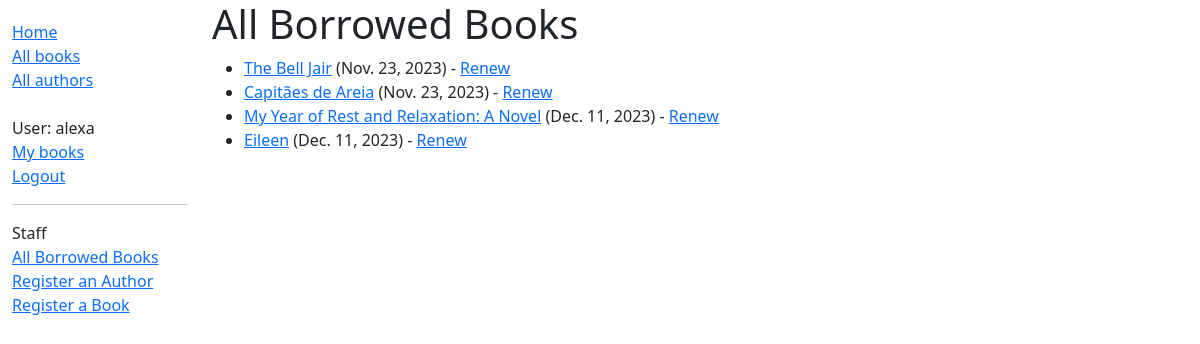
Page /allbooks/ (signed in) on the earlier database version.
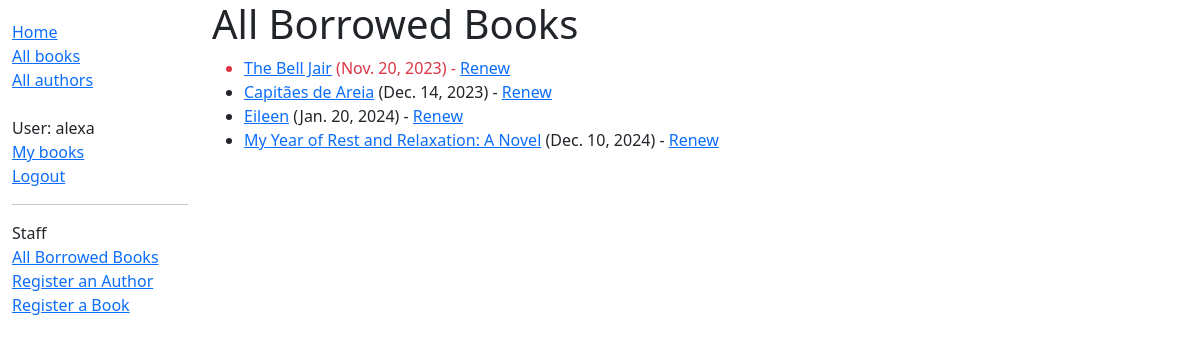
Same page on the later database version.
### catalog/models.py (models this page shows, shortened)
class BookInstance(models.Model):
    id = models.UUIDField(primary_key=True, default=uuid.uuid4, help_text='Unique ID for this particular book across whole library')
    book = models.ForeignKey('Book', on_delete=models.RESTRICT,
    null=True)
    imprint = models.CharField(max_length=200)
    due_back = models.DateField(null=True, blank=True)
    borrower = models.ForeignKey(User, on_delete=models.SET_NULL, null=True, blank=True)
    LOAN_STATUS = (
        ('m', 'Maintence'),
        ('o', 'On loan'),
        ('a', 'Avaiable'),
        ('r', 'Reserved'),
    )
    status = models.CharField(
        max_length=1,
        choices=LOAN_STATUS,
        blank=True,
        default='m',
        help_text='Book availability',
    )
    class Meta:
        ordering=['due_back']
        permissions = (("can_mark_returned", "Set book as returned"),)
    def is_overdue(self):
        return bool(self.due_back and date.today() > self.due_back)

class Book(models.Model):
    title = models.CharField(max_length=200)
    author = models.ForeignKey('Author', on_delete=models.RESTRICT, null=True)
    summary = models.TextField(max_length=1000, help_text="Enter a brief description of the book")
    isbn = models.CharField('ISBN', max_length=13, help_text="13 Character <a href='https://www.isbn-international.org/content/what-isbn'>ISBN</a>")
    genre = models.ManyToManyField(Genre, help_text='Select a genre for this book')
    language = models.ForeignKey('Language', on_delete=models.SET_NULL, null=True)
    class Meta:
        ordering = ['title', 'author']
    def display_genre(self):
        return ','. join(genre.name for genre in self.genre.all()[:3])
    display_genre.short_description = 'Genre'

### catalog/views.py (the view)
# urls.py: path(r'allbooks/', views.LoanedBooksForLIbraryans.as_view(), name="allbooks-borrowed"),
class LoanedBooksForLIbraryans(PermissionRequiredMixin, generic.ListView):
    model = BookInstance
    permission_required = 'catalog.can_mark_returned'
    template_name = 'catalog/bookinstance_list_borrowed_libraryans.html'
    paginate_bt = 10
    def get_queryset(self):
        return (
            BookInstance.objects.filter(status__exact='o').order_by('due_back')
        )

### catalog/templates/catalog/bookinstance_list_borrowed_libraryans.html
{% extends 'base.html' %}
{% block content %}
    <h1>All Borrowed Books </h1>
    {% if bookinstance_list %}
    <ul>
        {% for bookinst in bookinstance_list%}
        <li class="{% if bookinst.is_overdue %}text-danger{% elif bookinst.is_overdue %}text-warning{% endif %}">
            <a href="{% url 'book-detail' bookinst.book.pk %}">{{ bookinst.book.title}}</a>
            ({{ bookinst.due_back}}) {% if user.is_staff %} - {{ bookinst.borrower }} {% endif %}{% if perms.catalog.can_mark_returned %} - <a href="{% url 'renew-book-librarian' bookinst.id %}">Renew</a> {% endif %}
        </li>
        {% endfor %}
    </ul>
    {% else %}
    <p>There is no books borrowed.</p>
    {% endif %}
{% endblock %}

### catalog/templates/base.html (shortened to what this page needs)
<!DOCTYPE html>
<html lang="pt-br">
<head>
    <link href="https://cdn.jsdelivr.net/npm/bootstrap@5.3.2/dist/css/bootstrap.min.css" rel="stylesheet">
    {% load static %}
    <link rel="stylesheet" href="{% static 'css/styles.css' %}">
</head>
<body>
    <div class="container-fluid">
        <div class="row">
            <div class="col-sm-2">
                {% block sidebar %}
                    <ul class="sidebar-nav">
                        <li><a href="{% url 'index' %}">Home</a></li>
                        <li><a href="{% url 'books' %}">All books</a></li>
                        <li><a href="{% url 'authors' %}">All authors</a></li>
                        {% if user.is_authenticated %}
                        <br>
                            <li>User: {{ user.get_username }}</li>
                            <li><a href="{% url 'my-borrowed' %}">My books</a></li>
                            <li><a href="{% url 'logout' %}?next={{ request.path }}">Logout</a></li>
                        {% else %}
                            <li><a href="{% url 'login' %}?next={{ request.path }}">Login</a></li>
                        {% endif %}
                        <hr>
                        <li>Staff</li>
                        <li><a href="{% url 'allbooks-borrowed' %}">All Borrowed Books</a></li>
                        <li><a href="{% url 'author-create' %}">Register an Author</a></li>
                        <li><a href="{% url 'book-create' %}">Register a Book</a></li>
                    </ul>
                {% endblock %}
            </div>
            <div class="col-sm-10">
                {% block content %}
                {% endblock %}
            </div>
        </div>
    </div>
</body>
</html>

### catalog/static/css/styles.css (style rules this page uses)
.sidebar-nav { margin-top: 20px; padding: 0; list-style: none; }

Differences in the rows shown:
changed BookInstance "The Bell Jair": due_back "Nov. 23, 2023" → "Nov. 20, 2023"
changed BookInstance "Capitães de Areia": due_back "Nov. 23, 2023" → "Dec. 14, 2023"
changed BookInstance "Eileen": due_back "Dec. 11, 2023" → "Jan. 20, 2024"; moves up the list
changed BookInstance "My Year of Rest and Relaxation: A Novel": due_back "Dec. 11, 2023" → "Dec. 10, 2024"
